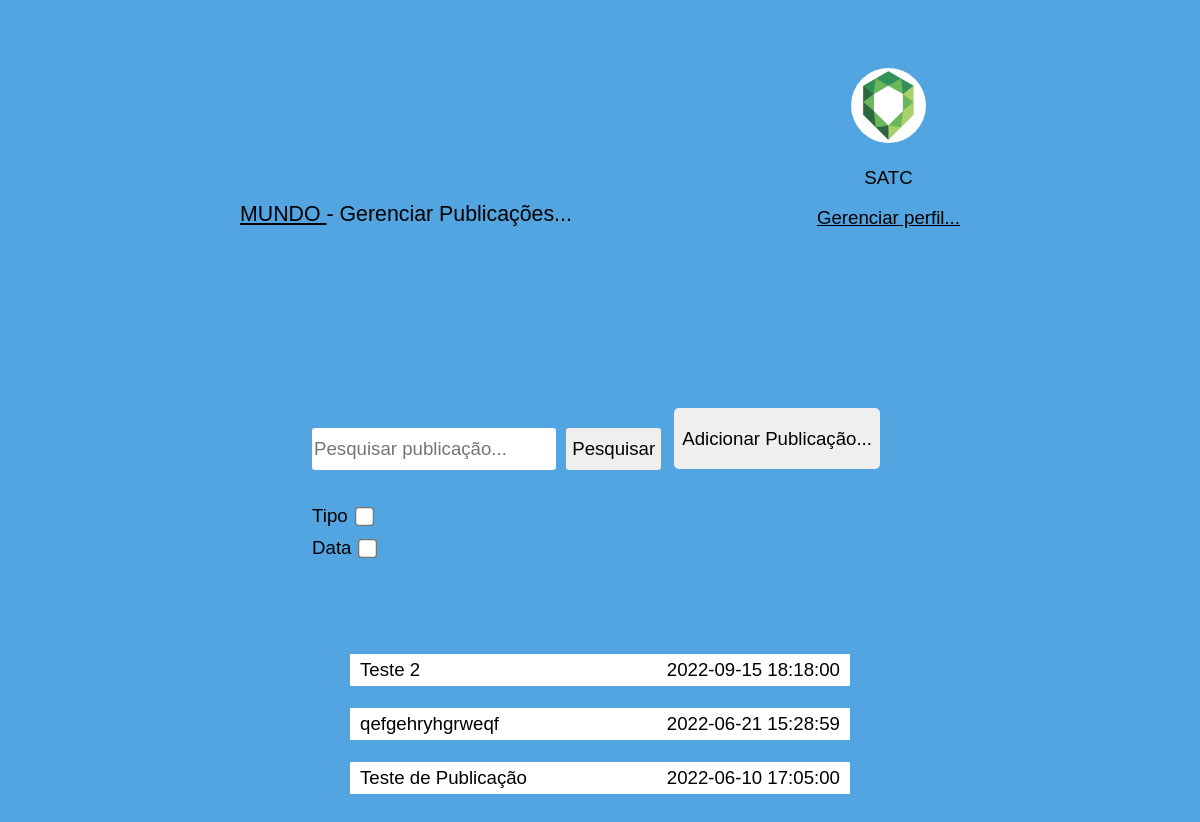
The page /src/webpages/pg_publicacoes.php on the database its author committed.
### tables this page shows
CREATE TABLE IF NOT EXISTS `publicacao` (
  `id` int NOT NULL AUTO_INCREMENT,
  `titulo` varchar(50) NOT NULL,
  `descricao` varchar(300) NOT NULL,
  `qtd_likes` int NOT NULL,
  `qtd_compartilhamentos` int NOT NULL,
  `datetime_publicacao` datetime NOT NULL,
  `tipo_publicacao` varchar(16) NOT NULL,
  `id_ONG` int NOT NULL,
  `id_evento` int DEFAULT NULL,
  `id_req_voluntariado` int DEFAULT NULL,
  PRIMARY KEY (`id`),
  KEY `id_ONG` (`id_ONG`),
  KEY `id_evento` (`id_evento`),
  KEY `id_req_voluntariado` (`id_req_voluntariado`)
) AUTO_INCREMENT=3;

### src/webpages/pg_publicacoes.php (the view, shortened to what this page needs)
<!DOCTYPE html>
<html lang="en">
<head>
    <link rel="stylesheet" href="../styles_.css">
    <?php
    require_once('../php_stuff/datab.php');
    ?>
</head>
<body>
    <header class='header' >
        <p class='txt_title' ><a href="../../menu.php"> MUNDO </a>- Gerenciar Publicações...</p>
        <div id="profile">
            <img src="../images/satc.jpg" class='logo_ong' alt="logo da ONG">
            <p class='txt_default' >SATC</p>
            <a href="#"><p>Gerenciar perfil...</p></a>
        </div>
    </header>
    <div id='sct_ger_publicacoes' class='flexed' >
        <form method='get'>
            <div id='sct_txt_pesquisa'>
                <input type="text" name='txt_pesquisar_publicacoes' id='txt_pesquisar_publicacoes' placeholder="Pesquisar publicação..." >
                <input type="submit" value="Pesquisar" name='bt_pesquisar_publicacao' id='bt_pesquisar_publicacao'>
            </div>
            <div id='sct_filtros_pesquisa' class='filtros'>
                <div id='filtro_tipo' class='div_filtros' >
                    <label for="ch_filtro_tipo">Tipo</label>
                    <input type="checkbox" name="ch_filtro_tipo" id="ch_filtro_tipo" onclick="isFiltroChecked( this['id'], 'sel_tipo_publicacao')">
                </div>
                <div id='filtro_data' class='div_filtros'">
                    <label for="ch_filtro_data">Data</label>
                    <input type="checkbox" name="ch_filtro_data" id="ch_filtro_data" onclick="isFiltroChecked('ch_filtro_data', 'dt_publicacao')">
                    <input type="date" name="dt_publicacao" id="dt_publicacao" hidden><br>
                </div>
            </div>
        </form>
        <a href="pg_add_publicacao.php"><button><p class='bt_text' >Adicionar Publicação...</p></button></a>
    </div>
    <div id='sct_view_publicacoes'>
        <?php
            if(!isset($_GET['bt_pesquisar_publicacao'])){
                $query = mysqli_query($conn, "select * from Publicacao order by datetime_publicacao desc");
                while($row = $query->fetch_assoc()){
                    echo "<div name='publi-".$row['id']."' id='publi-".$row['id']."' class='publi_item' >
                    <div class='publi_text'>".$row['titulo']."</div><div class='publi_date' >".$row['datetime_publicacao']."</div></div><br>";
                }
            }
        ?>
    </div>
</body>
</html>

### src/styles_.css (style rules this page uses)
body { background-color: #52A5E0; color: black; font-family: Arial, Helvetica, sans-serif; font-size: 14pt; display: flex; flex-direction: column; align-items: center; }
a { color: black; }
.header { align-items: flex-end; width: 60vw; height: 25vh; display: flex; justify-content: space-between; margin: 5vh 6vh 10vh 6vh; }
.txt_default, .txt_title { color:black; }
.txt_title { font-size: 16pt; }
.logo_ong { width:75px; height:75px; border-radius: 50%; }
#profile { text-align: center; }
.flexed, .list_items { display: flex; align-items: flex-start; margin: 10vh 6vh 10vh 6vh; }
form { display: flex; flex-direction: column; align-items: flex-start; }
button { border-style: none; border-radius: 5px; margin: 0px 8px 10px 8px; }
.bt_text { text-align: center; color: black; padding: 0 2px 0 2px; font-size: 14pt; }
input[type=submit], input[type=reset], input[type=file] { margin: 0px 5px 0px 5px; height:5.3vh; border-radius:3px; border-style: none; font-size: 14pt; }
input[type=text], input[type=date], input[type=time], select { width:20vw; height:5vh; font-size: 14pt; border-style: none; border-radius:3px; }
input[type=checkbox], input[type=radio] { transform: scale(1.5); margin: 0px 10px 0px 10px; }
.filtros { display:flex; flex-direction: column; align-items:flex-start; }
.div_filtros { display:flex; align-items:center; margin: 5px 0px 5px 0px; }
.publi_item { display: flex; width: 40vw; justify-content: space-between; background-color: white; margin: 0 10px 0 10px; padding: 5px 10px 5px 10px; }
.publi_text { width:45%; flex-grow: 2; word-wrap: break-word; }
.publi_date { width:45%; flex-grow: 1; text-align: right; }
form div { margin-bottom: 10px; margin-top: 20px; }

### rows shown on the page
publicacao: titulo "Teste 2", datetime_publicacao "2022-09-15 18:18:00"
publicacao: titulo "qefgehryhgrweqf", datetime_publicacao "2022-06-21 15:28:59"
publicacao: titulo "Teste de Publicação", datetime_publicacao "2022-06-10 17:05:00"
